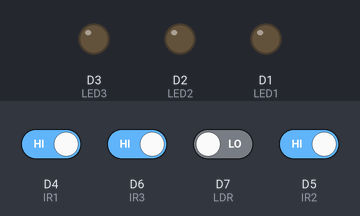
The sketch below on a simulated ESP8266 (NodeMCU). Shown: output pins drawn as LEDs (lit = HIGH). The test bench sets the inputs (shaded band); at power-on: D4 (IR1), D5 (IR2), D6 (IR3) HIGH, D7 (LDR) LOW. WiFi joins after 1.5 s; servers stay silent unless stated; what the sketch prints to the serial monitor is not drawn.

Above: at 2.7 s.
2.8 s: D4 (IR1) driven LOW and D7 (LDR) driven HIGH
16.8 s: D6 (IR3) driven LOW
At 17.6 s:
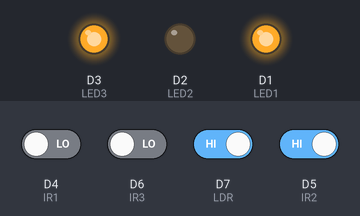
28.2 s: D4 (IR1) driven HIGH
At 32.9 s:
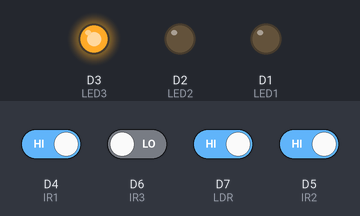
39.6 s: D5 (IR2) driven LOW
At 48.1 s:
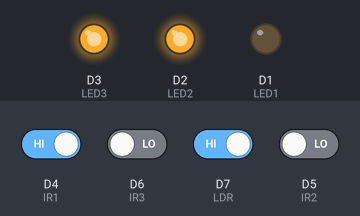
51.0 s: D4 (IR1) driven LOW
At 63.4 s:
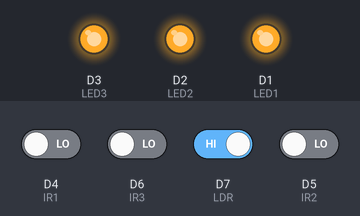
64.2 s: D6 (IR3) driven HIGH
At 78.6 s:
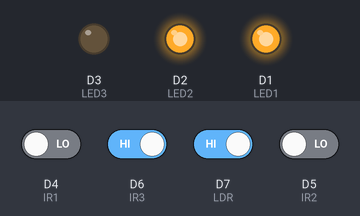
Timing chart, 0 to 79.2 s (numbered marks = the images above; inputs shaded):
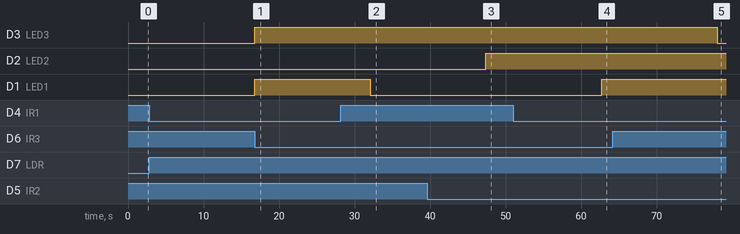

The sketch:

Traffic_liht.ino
```cpp
#include <ThingSpeak.h>
#include <ESP8266WiFi.h>
const char *apiKey = "R8Z2DK7HWOAKOZX0";
const char *ssid =  "2nd floor";     // replace with your wifi ssid and wpa2 key
const char *pass =  "smessa38";
int channel = 1021297;

//defining all LEDs
#define LED1 D1
#define LED2 D2
#define LED3 D3

//defining all IRs
#define IR1 D4
#define IR2 D5
#define IR3 D6

//defining LDR
#define LDR D7
bool ir1,ir2,ir3,ldr;

WiFiClient client;

void setup() {

Serial.begin(9600);
       delay(10);

Serial.println("Connecting to ");
       Serial.println(ssid);

       ThingSpeak.begin(client);
       WiFi.begin(ssid, pass);

      while (WiFi.status() != WL_CONNECTED)
     {
            delay(500);
            Serial.print(".");
     }
      Serial.println("");
      Serial.println("WiFi connected");


 pinMode(LED1,OUTPUT);
 pinMode(LED2,OUTPUT);
 pinMode(LED3,OUTPUT);

 pinMode(IR1,INPUT);
 pinMode(IR2,INPUT);
 pinMode(IR3,INPUT);

 pinMode(LDR,INPUT);
}

void loop() {

ldr=digitalRead(LDR);
ir1=digitalRead(IR1);
ir2=digitalRead(IR2);
ir3=digitalRead(IR3);

if(ldr==1)
  {
   if(ir1==0)
       {
         Serial.println("Object Present");
         digitalWrite(LED1,HIGH);
       }
     else
       {
         Serial.println("Empty");
         digitalWrite(LED1,LOW);
       }

    if(ir2==0)
       {
         Serial.println("Object Present");
         digitalWrite(LED2,HIGH);
       }
     else
       {
         Serial.println("Empty");
         digitalWrite(LED2,LOW);
       }

     if(ir3==0)
       {
         Serial.println("Object Present");
         digitalWrite(LED3,HIGH);
       }
     else
       {
         Serial.println("Empty");
         digitalWrite(LED3,LOW);
       }
  }
else
  {
    Serial.print("It is Day Time");
  }
  ThingSpeak.setField(1,ir1);
  ThingSpeak.setField(2,ir2);
  ThingSpeak.setField(3,ir3);

  ThingSpeak.writeFields(channel,apiKey);

  delay(15000);
}
```

Measured:
- after the input at 2.8 s, every drawn part: stays the same
- after the input at 16.8 s, D3 (LED3): LOW → HIGH at once
- after the input at 28.2 s, D1 (LED1): HIGH → LOW after 3.9 s
- after the input at 39.6 s, D2 (LED2): LOW → HIGH after 7.8 s
- after the input at 51.0 s, D1 (LED1): LOW → HIGH after 11.7 s
- after the input at 64.2 s, D3 (LED3): HIGH → LOW after 13.8 s
